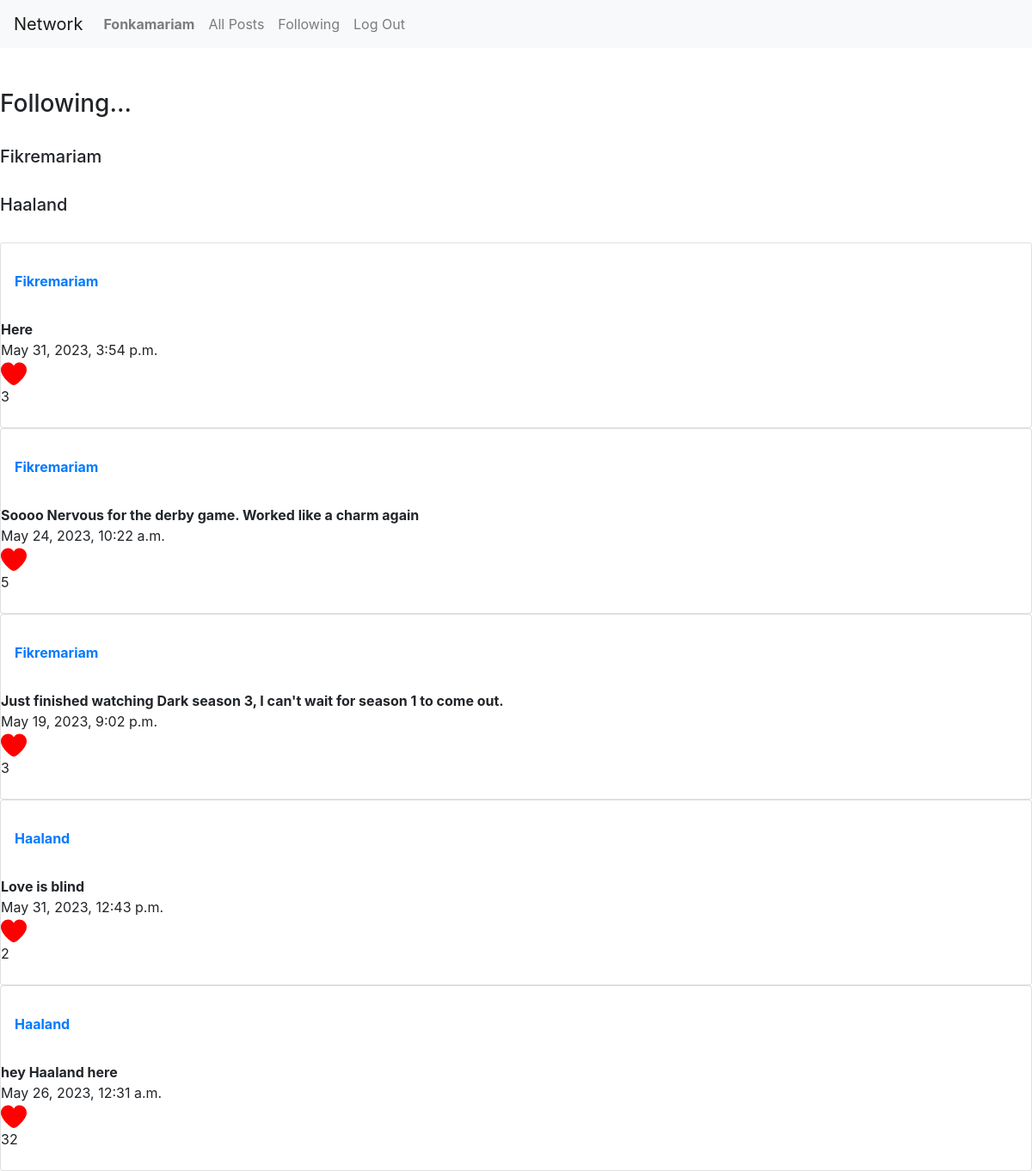
The page /following (signed in) on the database its author committed.
### network/models.py (models this page shows, shortened)
class User(AbstractUser):
    pass

class Posts(models.Model):
    owner= models.ForeignKey(User, on_delete=models.CASCADE, related_name="user")
    text= models.TextField()
    timestamp = models.DateTimeField(auto_now_add=True)
    like= models.IntegerField(default=0, blank=True,null=True)

### network/views.py (the view)
# urls.py: path("following", views.following, name="following"),
def following(request):
    list_for_like=[]
    x=request.user
    all_names=[]
    try:
        want=Follow.objects.get(name = x)
    except Follow.DoesNotExist:
        want = Follow.objects.create(name= x)
        want.save()
    f_ing=want.following.iterator()
    list_for_curr_post=[]
    new_list=[]
    for y in f_ing:
        all_names.append(y)
        list_for_curr_post.append(Posts.objects.filter(owner = y))
    for a in list_for_curr_post:
        a=a.order_by("-timestamp").all()
        for b in a:
            new_list.append(b)
    page = request.GET.get('page', 1)
    paginator = Paginator(new_list , 10)
    try:
        users = paginator.page(page)
        time.sleep(1)
    except PageNotAnInteger:
        users = paginator.page(0.5)
    except EmptyPage:
        users = paginator.page(paginator.num_pages)
    try:
        new=Like.objects.get(liker=request.user)
    except Like.DoesNotExist:
        new=Like.objects.create(liker=request.user)
        new.save()
    fonka=new.liked.iterator()
    for f in fonka:
        list_for_like.append(f)
    return render(request, "network/following.html",{"list":list_for_like,"names":all_names,"curr_post":users})

### network/templates/network/following.html (shortened to what this page needs)
{% extends "network/layout.html" %}
{% load static %}
{% block body %}
<br><br>
{% if names %}
<h3> Following... </h3><br>
{% for name in names %}
<div>
<h5>{{name}}</h5>
</div>
<br>
{% endfor %}
{% else %}
<h1><strong> You are currently not following any Users</strong></h1>
{% endif %}
{% for post in curr_post %}
<div class="card" row="3">
  <br>
  {% if user.is_authenticated %}
  <a class="nav-link" href="/{{post.owner}}"><strong> {{post.owner}}</strong></a>
  {% else %}
  <strong>{{post.owner}}</strong>
  {% endif %}
  <br>
  <div id="{{post.id}}"><strong>{{post.text}}</strong></div>
  <div>{{post.timestamp}}</div>
  {% if post in list %}
  <svg id="after_like{{post.id}}"  fill="red" onclick="after_like({{post.id}})" height="30px" width="30px" xmlns="http://www.w3.org/2000/svg"  viewBox="0 0 24 24"><title>Unlike</title><path d="M17.5,1.917a6.4,6.4,0,0,0-5.5,3.3,6.4,6.4,0,0,0-5.5-3.3A6.8,6.8,0,0,0,0,8.967c0,4.547,4.786,9.513,8.8,12.88a4.974,4.974,0,0,0,6.4,0C19.214,18.48,24,13.514,24,8.967A6.8,6.8,0,0,0,17.5,1.917Zm-3.585"/></svg>
  <div id="like{{post.id}}" class="pad">{{post.like}}</div>
  {% endif %}
  <br>
</div>
      {% endfor %}
{% endblock %}

### network/templates/network/layout.html (shortened to what this page needs)
{% load static %}
<!DOCTYPE html>
<html lang="en">
    <head>
        <link rel="stylesheet" href="https://stackpath.bootstrapcdn.com/bootstrap/4.4.1/css/bootstrap.min.css">
        <link href="{% static 'network/styles.css' %}" rel="stylesheet">
    </head>
    <body>
        <nav class="navbar navbar-expand-lg navbar-light bg-light">
            <a class="navbar-brand" href="#">Network</a>
            <div>
              <ul class="navbar-nav mr-auto">
                {% if user.is_authenticated %}
                    <li class="nav-item">
                        <a class="nav-link" href="/{{user.username}}"><strong> {{user.username}}</strong></a>
                    </li>
                {% endif %}
                <li class="nav-item">
                  <a class="nav-link" href="{% url 'index' %}">All Posts</a>
                </li>
                {% if user.is_authenticated %}
                    <li class="nav-item">
                        <a class="nav-link" href="{% url 'following' %}">Following</a>
                    </li>
                    <li class="nav-item">
                        <a class="nav-link" href="{% url 'logout' %}">Log Out</a>
                    </li>
                {% endif %}
              </ul>
            </div>
          </nav>
        <div class="body">
            {% block body %}
            {% endblock %}
        </div>
    </body>
</html>

### rows shown on the page
User: username "Fonkamariam"
User: username "Fikremariam"
User: username "Haaland"
Posts: owner "Fikremariam", text "Here", timestamp "May 31, 2023, 3:54 p.m.", like "3"
Posts: owner "Fikremariam", text "Soooo Nervous for the derby game. Worked like a charm again", timestamp "May 24, 2023, 10:22 a.m.", like "5"
Posts: owner "Fikremariam", text "Just finished watching Dark season 3, I can't wait for season 1 to come out.", timestamp "May 19, 2023, 9:02 p.m.", like "3"
Posts: owner "Haaland", text "Love is blind", timestamp "May 31, 2023, 12:43 p.m.", like "2"
Posts: owner "Haaland", text "hey Haaland here", timestamp "May 26, 2023, 12:31 a.m.", like "32"
